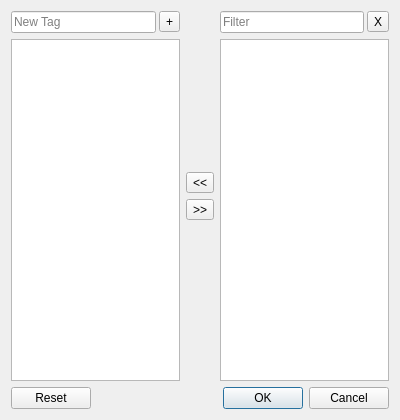
<?xml version="1.0" encoding="UTF-8"?>
<ui version="4.0">
 <class>TagsEditDialog</class>
 <widget class="QDialog" name="TagsEditDialog">
  <property name="windowModality">
   <enum>Qt::WindowModal</enum>
  </property>
  <property name="geometry">
   <rect>
    <x>0</x>
    <y>0</y>
    <width>400</width>
    <height>420</height>
   </rect>
  </property>
  <property name="windowTitle">
   <string>Edit Tags</string>
  </property>
  <property name="modal">
   <bool>false</bool>
  </property>
  <layout class="QVBoxLayout" name="verticalLayout">
   <item>
    <layout class="QHBoxLayout" name="horizontalLayout">
     <item>
      <layout class="QVBoxLayout" name="verticalLayout_2">
       <item>
        <layout class="QHBoxLayout" name="horizontalLayout_2">
         <property name="spacing">
          <number>3</number>
         </property>
         <item>
          <widget class="QLineEdit" name="newTagLineEdit">
           <property name="placeholderText">
            <string>New Tag</string>
           </property>
          </widget>
         </item>
         <item>
          <widget class="QToolButton" name="addTagButton">
           <property name="toolTip">
            <string>Add Tag</string>
           </property>
           <property name="text">
            <string notr="true">+</string>
           </property>
           <property name="autoRaise">
            <bool>false</bool>
           </property>
          </widget>
         </item>
        </layout>
       </item>
       <item>
        <widget class="QListView" name="objectTagsListView"/>
       </item>
      </layout>
     </item>
     <item>
      <layout class="QVBoxLayout" name="verticalLayout_4">
       <item>
        <spacer name="verticalSpacer_2">
         <property name="orientation">
          <enum>Qt::Vertical</enum>
         </property>
         <property name="sizeHint" stdset="0">
          <size>
           <width>20</width>
           <height>40</height>
          </size>
         </property>
        </spacer>
       </item>
       <item>
        <widget class="QToolButton" name="addTagsButton">
         <property name="toolTip">
          <string>Set Tag</string>
         </property>
         <property name="text">
          <string notr="true">&lt;&lt;</string>
         </property>
         <property name="toolButtonStyle">
          <enum>Qt::ToolButtonIconOnly</enum>
         </property>
        </widget>
       </item>
       <item>
        <widget class="QToolButton" name="removeTagsButton">
         <property name="toolTip">
          <string>Unset Tag</string>
         </property>
         <property name="text">
          <string notr="true">&gt;&gt;</string>
         </property>
        </widget>
       </item>
       <item>
        <spacer name="verticalSpacer">
         <property name="orientation">
          <enum>Qt::Vertical</enum>
         </property>
         <property name="sizeHint" stdset="0">
          <size>
           <width>20</width>
           <height>40</height>
          </size>
         </property>
        </spacer>
       </item>
      </layout>
     </item>
     <item>
      <layout class="QVBoxLayout" name="verticalLayout_3">
       <item>
        <layout class="QHBoxLayout" name="horizontalLayout_5">
         <property name="spacing">
          <number>3</number>
         </property>
         <item>
          <widget class="QLineEdit" name="tagsFilterLineEdit">
           <property name="maxLength">
            <number>50</number>
           </property>
           <property name="placeholderText">
            <string>Filter</string>
           </property>
          </widget>
         </item>
         <item>
          <widget class="QToolButton" name="clearFilterButton">
           <property name="toolTip">
            <string>Clear Filter</string>
           </property>
           <property name="text">
            <string notr="true">X</string>
           </property>
          </widget>
         </item>
        </layout>
       </item>
       <item>
        <widget class="QListView" name="allTagsListView"/>
       </item>
      </layout>
     </item>
    </layout>
   </item>
   <item>
    <widget class="QDialogButtonBox" name="buttonBox">
     <property name="orientation">
      <enum>Qt::Horizontal</enum>
     </property>
     <property name="standardButtons">
      <set>QDialogButtonBox::Cancel|QDialogButtonBox::Ok|QDialogButtonBox::Reset</set>
     </property>
     <property name="centerButtons">
      <bool>false</bool>
     </property>
    </widget>
   </item>
  </layout>
 </widget>
 <resources/>
 <connections/>
</ui>
